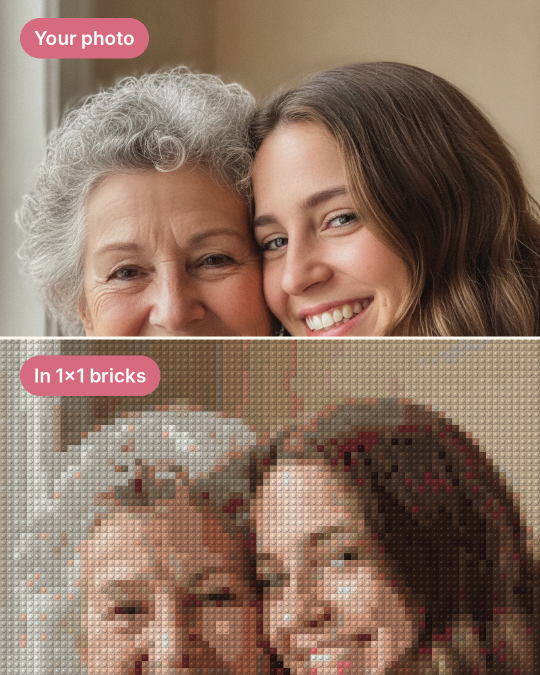
#> input picture marketing/social/planner/2026-W44/S-20261027-1-3.png, 1080 x 1350 px, found by its file name (shown at 1/2 size)
$ python compose.py
#> lines starting #> are read from the running program, lines starting #| are printed output that depends on the picture; after the words box and inside, x2 and y2 are one past the last pixel; in counts of white or black regions, pixels touching at a corner belong together; pictures that were not available may be replaced by others from this repository, and a replacement may not be noted
import sys
from PIL import Image, ImageDraw, ImageFilter
P='/home/user/memobrick/marketing/social/planner/2026-W44/'
O='out/'
M=lambda pid: Image.open(O+pid+'-studio-mosaic.png').convert('RGB')
def fit(im,w,h): return im.resize((w,h),Image.LANCZOS)

# S-20261027-1 slide 3: bottom band (y 679..1350) gets the 30x20 Studio mosaic, pill redrawn
s=Image.open(P+'S-20261027-1-3.png').convert('RGB'); orig=s.copy()
#> further down, s is the input picture: PIL image 1080x1350 RGB; mean R, G, B 141.2, 114.7, 98.7
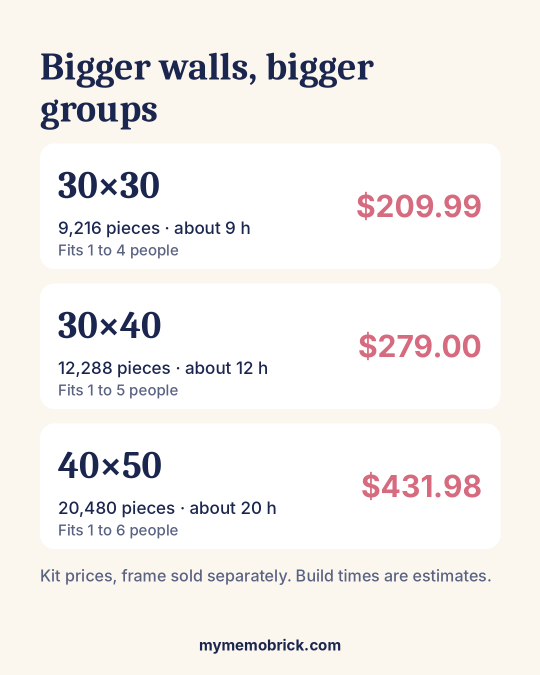
#> input picture marketing/social/planner/2026-W44/S-20261029-1-3.png, 1080 x 1350 px, given in place of S-20261027-1-studio-mosaic.png, which was not available (shown at 1/2 size)
m=M('S-20261027-1'); mw=1080; mh=round(m.height*1080/m.width)   # 720
#> further down, m is the input picture: PIL image 1080x1350 RGB; mean R, G, B 244.1, 240.9, 238.6
#> after `mh = round(m.height * 1080 / m.width)`: mh = 1350
mm=fit(m,mw,mh); top=(mh-671)//2
#> after `top = (mh - 671) // 2`: top = 339
s.paste(mm.crop((0,top,1080,top+671)),(0,679))
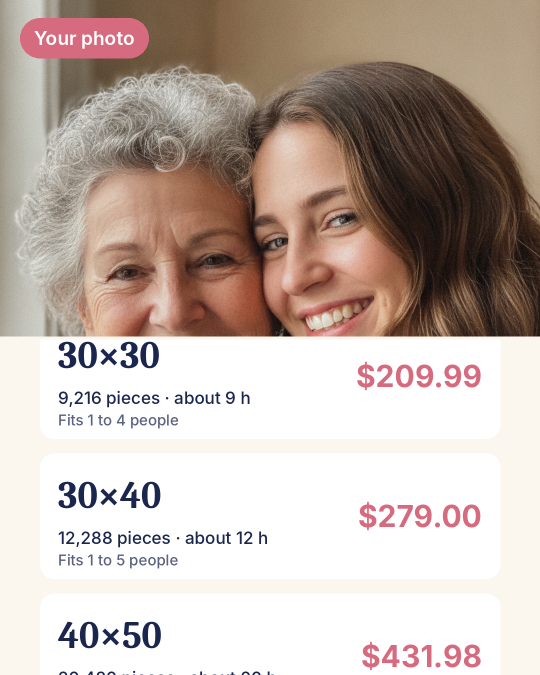
#> s: PIL image 1080x1350 RGB (shown at 1/2 size); mean R, G, B 194.6, 179.8, 171.7
x0,y0,x1,y1=40,711,321,792; SS=4
pill=Image.new('L',((x1-x0)*SS,(y1-y0)*SS),0)
#> pill: PIL image 1124x324 L; every value is 0
ImageDraw.Draw(pill).rounded_rectangle((0,0,(x1-x0)*SS-1,(y1-y0)*SS-1),radius=(y1-y0)*SS//2,fill=255)
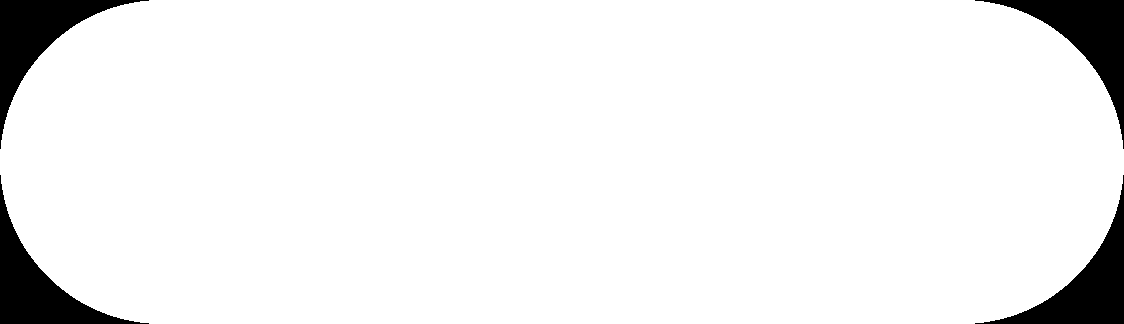
#> pill: PIL image 1124x324 L; 93.8% white; 4 black regions, box (x1, y1, x2, y2) and area: (0, 0, 149, 149) 5644, (975, 0, 1124, 149) 5644, (0, 175, 149, 324) 5644, (975, 175, 1124, 324) 5644
pill=pill.resize((x1-x0,y1-y0),Image.LANCZOS)
#> pill: PIL image 281x81 L
s.paste(Image.new('RGB',(x1-x0,y1-y0),orig.getpixel((60,750))),(x0,y0),pill)
inner=Image.new('L',(x1-x0,y1-y0),0); ImageDraw.Draw(inner).rounded_rectangle((4,4,x1-x0-5,y1-y0-5),radius=(y1-y0)//2-4,fill=255)
#> after `inner = Image.new('L', (x1 - x0, y1 - y0), 0)`: inner: PIL image 281x81 L; every value is 0
#> after `ImageDraw.Draw(inner).rounded_rectangle((4, 4, x1 - x0 - 5, y1 - y0 - `: inner: PIL image 281x81 L; 82.5% white; 1 black region, box (x1, y1, x2, y2) and area: (0, 0, 281, 81) 3980
s.paste(orig.crop((x0,y0,x1,y1)),(x0,y0),inner)
s.save(O+'S-20261027-1-3-studio.png',optimize=True)

# S-20261031-1 slide 2: top band (0..900) = cream with the 16x16 Studio mosaic 900x900 centered
s=Image.open(P+'S-20261031-1-2.png').convert('RGB')
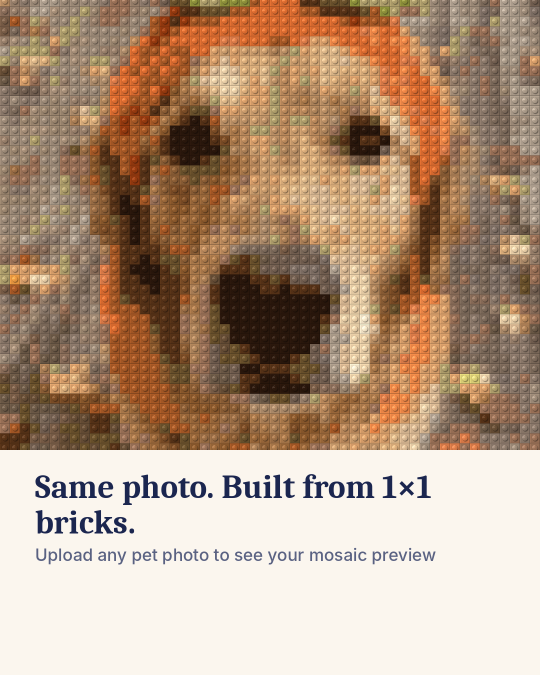
#> input picture marketing/social/planner/2026-W44/S-20261031-1-2.png, 1080 x 1350 px, found by its file name (shown at 1/2 size)
#> s is the input picture: PIL image 1080x1350 RGB; mean R, G, B 179.7, 152.6, 129
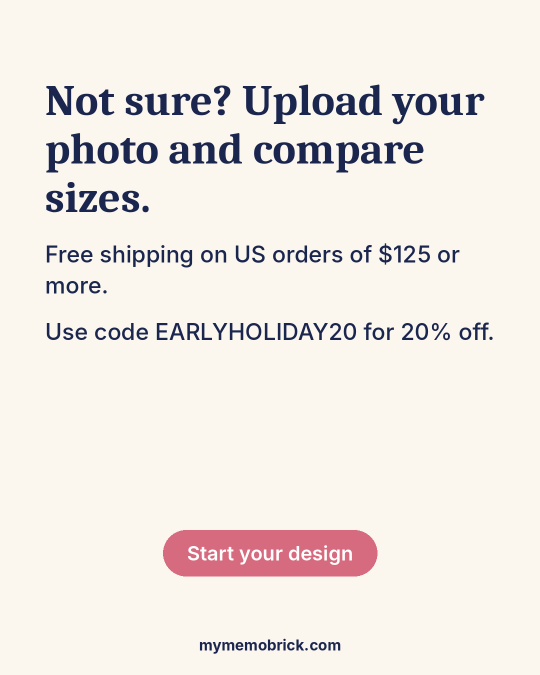
#> input picture marketing/social/planner/2026-W44/S-20261029-1-4.png, 1080 x 1350 px, given in place of S-20261031-1-studio-mosaic.png, which was not available (shown at 1/2 size)
d=ImageDraw.Draw(s); d.rectangle((0,0,1079,899),fill=(251,246,238))
s.paste(fit(M('S-20261031-1'),860,860),(110,20))
#> call 2 of fit, with w = 860, h = 860
#> in fit (call 2), `def fit(im,w,h): return im.resize((w,h),Image.LANCZOS)`:
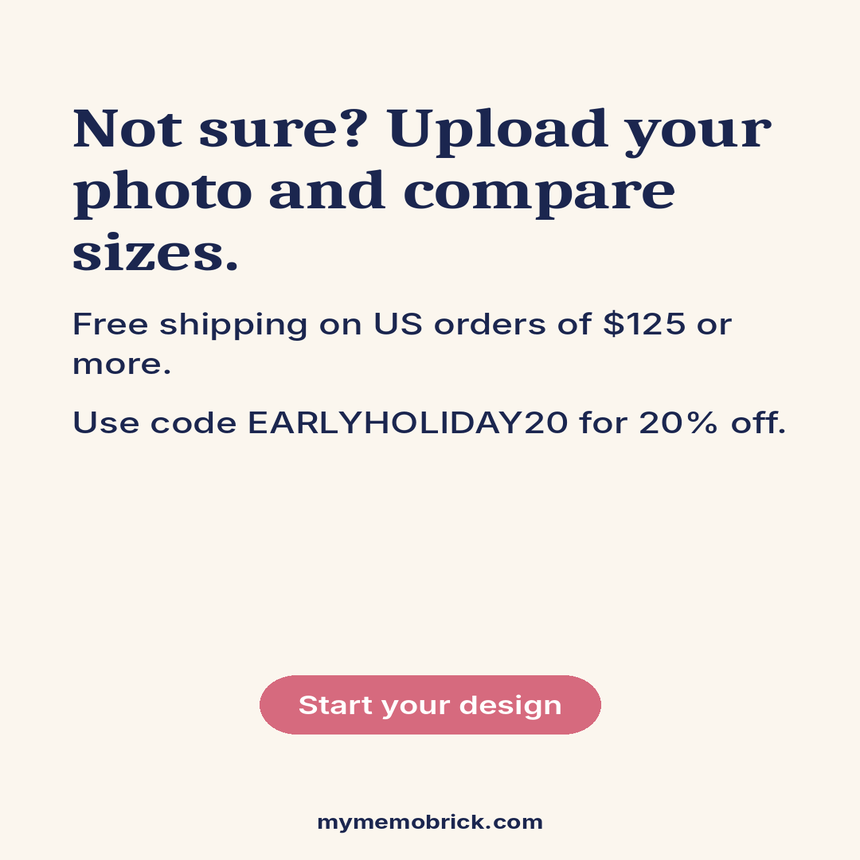
#> returned value: PIL image 860x860 RGB; mean R, G, B 240.4, 233.7, 228.5
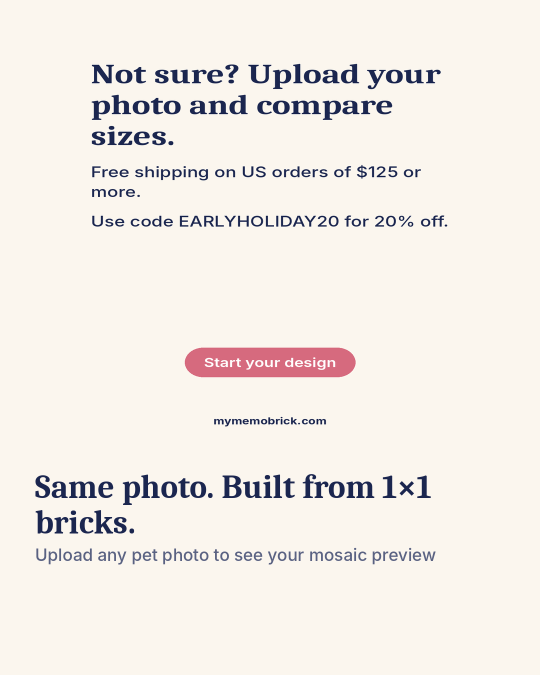
#> s: PIL image 1080x1350 RGB (shown at 1/2 size); mean R, G, B 242.4, 236.7, 230.9
s.save(O+'S-20261031-1-2-studio.png',optimize=True)

# framed / hung wall mosaics
def wall(src,dst,pid,rect,frame,shadow):
#> called with src = 'S-20261029-1.png', dst = 'S-20261029-1-studio.png', pid = 'S-20261029-1', rect = (493, 414, 860, 787), frame = 7, shadow = False
    s=Image.open(P+src).convert('RGB'); x0,y0,x1,y1=rect
#> in wall, s is the input picture: PIL image 1080x1350 RGB; mean R, G, B 240.5, 233.8, 228.6
    if frame:
        d=ImageDraw.Draw(s); d.rectangle((x0,y0,x1-1,y1-1),fill=(244,243,240))
        ix0,iy0,ix1,iy1=x0+frame,y0+frame,x1-frame,y1-frame
    else:
        # cover the AI mosaic with the wall tone sampled just outside it, then a soft shadow
        if shadow:
            sh=Image.new('L',s.size,0); ImageDraw.Draw(sh).rectangle((x0+3,y0+6,x1+3,y1+6),fill=110)
            sh=sh.filter(ImageFilter.GaussianBlur(7)); s.paste(Image.new('RGB',s.size,(60,40,25)),(0,0),sh)
        ix0,iy0,ix1,iy1=x0,y0,x1,y1
    s.paste(fit(M(pid),ix1-ix0,iy1-iy0),(ix0,iy0))
    s.save(O+dst,optimize=True)
#> (the run stopped early here; a loop or call above may not have finished)
